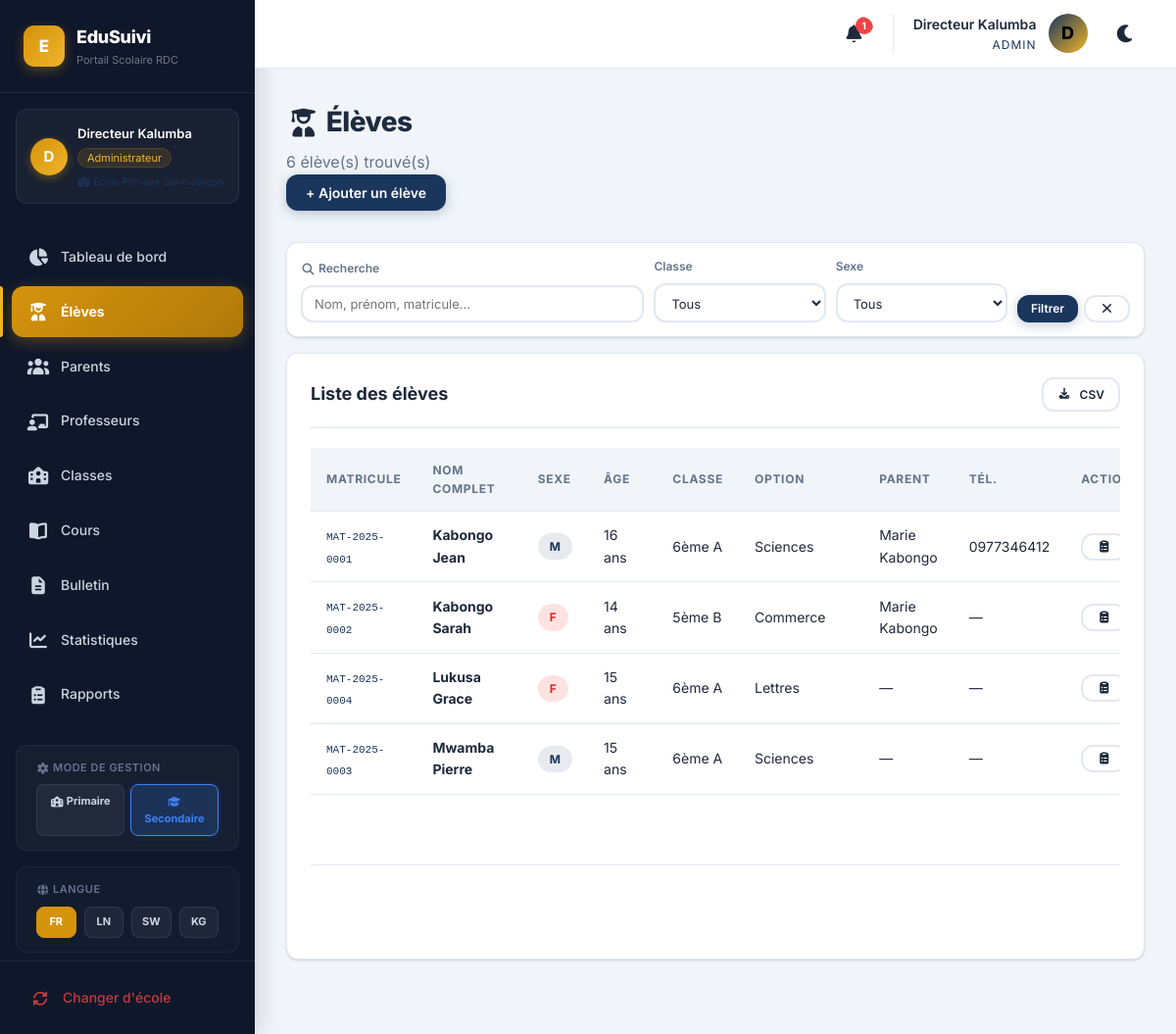
The app's page /admin/students.php (signed in) with its own data.
### tables this page shows
CREATE TABLE `students` (
  `id` int(11) NOT NULL AUTO_INCREMENT,
  `matricule` varchar(20) DEFAULT NULL,
  `first_name` varchar(50) NOT NULL,
  `last_name` varchar(50) NOT NULL,
  `date_of_birth` date DEFAULT NULL,
  `gender` enum('M','F') DEFAULT 'M',
  `option_filiere` varchar(100) DEFAULT NULL,
  `phone` varchar(20) DEFAULT NULL,
  `address` text DEFAULT NULL,
  `photo` varchar(255) DEFAULT NULL,
  `school_year` varchar(20) DEFAULT '2024-2025',
  `class_id` int(11) DEFAULT NULL,
  `parent_id` int(11) DEFAULT NULL,
  `created_at` timestamp NOT NULL DEFAULT current_timestamp(),
  `updated_at` timestamp NOT NULL DEFAULT current_timestamp() ON UPDATE current_timestamp(),
  PRIMARY KEY (`id`),
  KEY `class_id` (`class_id`),
  KEY `parent_id` (`parent_id`),
  CONSTRAINT `students_ibfk_1` FOREIGN KEY (`class_id`) REFERENCES `classes` (`id`) ON DELETE SET NULL,
  CONSTRAINT `students_ibfk_2` FOREIGN KEY (`parent_id`) REFERENCES `users` (`id`) ON DELETE SET NULL
);

CREATE TABLE `classes` (
  `id` int(11) NOT NULL AUTO_INCREMENT,
  `name` varchar(50) NOT NULL,
  `level` varchar(50) NOT NULL,
  `school_level` enum('primaire','secondaire') DEFAULT 'secondaire',
  `teacher_id` int(11) DEFAULT NULL,
  `max_students` int(11) DEFAULT 40,
  `room` varchar(50) DEFAULT NULL,
  `school_year` varchar(20) DEFAULT '2024-2025',
  PRIMARY KEY (`id`),
  KEY `teacher_id` (`teacher_id`),
  CONSTRAINT `classes_ibfk_1` FOREIGN KEY (`teacher_id`) REFERENCES `users` (`id`) ON DELETE SET NULL
);

CREATE TABLE `users` (
  `id` int(11) NOT NULL AUTO_INCREMENT,
  `name` varchar(100) NOT NULL,
  `email` varchar(100) NOT NULL,
  `password` varchar(255) NOT NULL,
  `role` enum('school','admin','teacher','parent') NOT NULL,
  `school_id` int(11) DEFAULT NULL,
  `reset_token` varchar(64) DEFAULT NULL,
  `reset_token_expiry` datetime DEFAULT NULL,
  `created_at` timestamp NOT NULL DEFAULT current_timestamp(),
  PRIMARY KEY (`id`),
  UNIQUE KEY `email` (`email`),
  KEY `fk_users_school` (`school_id`),
  KEY `idx_reset_token` (`reset_token`),
  CONSTRAINT `fk_users_school` FOREIGN KEY (`school_id`) REFERENCES `schools` (`id`) ON DELETE SET NULL
);

### includes/config.php (called while the page is built, shortened)
<?php
function loadLang($code = null) {
    $allowed = ['fr', 'ln', 'sw', 'kg'];
    if (!$code) {
        $code = $_SESSION['lang'] ?? 'fr';
    }
    $file = __DIR__ . '/../lang/' . $code . '.php';
    if (file_exists($file)) {
        return require $file;
    }
    return require __DIR__ . '/../lang/fr.php';
}
$LANG = loadLang();
function t($key) {
    global $LANG;
    return $LANG[$key] ?? $key;
}
function escape($str) {
    return htmlspecialchars($str, ENT_QUOTES, 'UTF-8');
}

### admin/students.php (the view, shortened to what this page needs)
<?php
require_once __DIR__ . '/../includes/config.php';
$search = trim($_GET['search'] ?? '');
$sql = "SELECT s.*, c.name as class_name, u.name as parent_name,
        TIMESTAMPDIFF(YEAR,s.date_of_birth,CURDATE()) as age
        FROM students s
        LEFT JOIN classes c ON s.class_id=c.id
        LEFT JOIN users u ON s.parent_id=u.id WHERE (c.school_level = ? OR s.class_id IS NULL)";
$params = [getSchoolMode()];
$sql .= " ORDER BY s.last_name, s.first_name";
$stmt = $pdo->prepare($sql); $stmt->execute($params);
$students = $stmt->fetchAll();
require_once __DIR__ . '/../includes/header.php';
?>
<div class="page-header">
    <div>
        <h2>👨‍🎓 <?= t('students') ?></h2>
        <p><?= count($students) ?> élève(s) trouvé(s)</p>
    </div>
    <button class="btn btn-primary" onclick="openModal('addModal')">+ <?= t('add_student') ?></button>
</div>
<div class="card" style="padding:14px;margin-bottom:16px;">
    <form method="GET" style="display:flex;gap:10px;flex-wrap:wrap;align-items:flex-end;">
        <div class="form-group" style="flex:2;min-width:180px;margin:0;">
            <label style="font-size:12px;font-weight:600;color:var(--text-muted);">🔍 Recherche</label>
            <input type="text" name="search" class="form-control" placeholder="Nom, prénom, matricule..." value="<?= escape($search) ?>" style="padding:9px 12px;font-size:13px;">
        </div>
        <div class="form-group" style="flex:1;min-width:130px;margin:0;">
            <label style="font-size:12px;font-weight:600;color:var(--text-muted);"><?= t('class') ?></label>
            <select name="class_id" class="form-control" style="padding:9px 12px;font-size:13px;">
                <option value=""><?= t('all') ?></option>
            </select>
        </div>
        <div class="form-group" style="flex:1;min-width:110px;margin:0;">
            <label style="font-size:12px;font-weight:600;color:var(--text-muted);"><?= t('gender') ?></label>
            <select name="gender" class="form-control" style="padding:9px 12px;font-size:13px;">
                <option value=""><?= t('all') ?></option>
            </select>
        </div>
        <div style="display:flex;gap:6px;">
            <button type="submit" class="btn btn-primary btn-sm"><?= t('filter') ?></button>
            <a href="students.php" class="btn btn-outline btn-sm">✕</a>
        </div>
    </form>
</div>
<div class="card">
    <div class="card-header">
        <h3>Liste des élèves</h3>
        <a href="?<?= http_build_query(array_merge($_GET,['export'=>'csv'])) ?>" class="btn btn-outline btn-sm">📥 CSV</a>
    </div>
    <div style="overflow-x:auto;">
    <table>
        <thead><tr>
            <th>Matricule</th><th>Nom Complet</th><th>Sexe</th><th>Âge</th>
            <th>Classe</th><th>Option</th><th>Parent</th><th>Tél.</th><th>Actions</th>
        </tr></thead>
        <tbody>
        <?php foreach ($students as $s): ?>
            <tr>
                <td><code style="font-size:11px;color:var(--primary)"><?= escape($s['matricule']??'—') ?></code></td>
                <td><strong><?= escape($s['last_name'].' '.$s['first_name']) ?></strong></td>
                <td><span class="badge <?= $s['gender']==='M'?'badge-primary':'badge-danger' ?>"><?= $s['gender']==='M'?'M':'F' ?></span></td>
                <td><?= $s['age'] ?? '—' ?> ans</td>
                <td><?= escape($s['class_name']??'—') ?></td>
                <td><?= escape($s['option_filiere']??'—') ?></td>
                <td><?= escape($s['parent_name']??'—') ?></td>
                <td><?= escape($s['phone']??'—') ?></td>
                <td style="white-space:nowrap;">
                    <button class="btn btn-sm btn-outline" onclick="showHistory(<?= $s['id'] ?>)" title="Historique">📋</button>
                </td>
            </tr>
        <?php endforeach; ?>
        </tbody>
    </table>
    </div>
</div>
<?php require_once __DIR__ . '/../includes/footer.php'; ?>

### css/style.css (style rules this page uses)
:root { --primary: #1a365d; --primary-light: #2a4a7f; --primary-dark: #0f2341; --gold: #d4930d; --gold-light: #f0b429; --gold-dark: #b07a0a; --success: #1b7a43; --success-light: #ebf7ee; --danger: #dc2626; --danger-light: #fee2e2; --warning: #f59e0b; --warning-light: #fef3c7; --bg: #f1f5f9; --card: #ffffff; --text: #1e293b; --text-muted: #64748b; --border: #e2e8f0; --sidebar-bg: #0f172a; --sidebar-text: #cbd5e1; --sidebar-active: var(--gold); --radius: 12px; --shadow: 0 1px 3px rgba(0,0,0,0.1), 0 1px 2px rgba(0,0,0,0.06); --shadow-md: 0 4px 6px -1px rgba(0,0,0,0.1), 0 2px 4px -1px rgba(0,0,0,0.06); --shadow-lg: 0 10px 15px -3px rgba(0,0,0,0.1); --transition: all 0.25s cubic-bezier(0.4, 0, 0.2, 1); }
* { margin: 0; padding: 0; box-sizing: border-box; }
html, body { height: 100%; scroll-behavior: smooth; }
body { font-family: 'Inter', 'Segoe UI', system-ui, -apple-system, sans-serif; background: var(--bg); color: var(--text); line-height: 1.6; -webkit-font-smoothing: antialiased; overflow-x: hidden; }
a { color: var(--primary); text-decoration: none; transition: var(--transition); }
.fade-in-up { opacity: 0; transform: translateY(20px); transition: opacity 0.45s ease, transform 0.45s ease; }
.fade-in-up.visible { opacity: 1; transform: translateY(0); }
.fade-in-left { opacity: 0; transform: translateX(-16px); transition: opacity 0.35s ease, transform 0.35s ease; }
.fade-in-left.visible { opacity: 1; transform: translateX(0); }
.form-group { margin-bottom: 18px; }
.form-group label { display: block; font-size: 14px; font-weight: 600; margin-bottom: 7px; }
.form-group input { width: 100%; padding: 13px 14px 13px 44px; border: 2px solid var(--border); border-radius: var(--radius); font-size: 14px; transition: border-color 0.25s, box-shadow 0.25s; background: var(--card); color: var(--text); font-family: inherit; }
.page-header { margin-bottom: 32px; }
.page-header h2 { font-size: 28px; font-weight: 800; letter-spacing: -0.5px; background: linear-gradient(135deg, var(--text), var(--primary)); -webkit-background-clip: text; -webkit-text-fill-color: transparent; background-clip: text; }
.page-header p { color: var(--text-muted); margin-top: 6px; }
.card { background: var(--card); border-radius: var(--radius); padding: 24px; box-shadow: var(--shadow); border: 1px solid var(--border); margin-bottom: 24px; transition: var(--transition); }
.card-header { display: flex; justify-content: space-between; align-items: center; margin-bottom: 20px; padding-bottom: 16px; border-bottom: 1px solid var(--border); }
.card-header h3 { font-size: 18px; font-weight: 700; }
table { width: 100%; border-collapse: collapse; }
th, td { padding: 13px 16px; text-align: left; border-bottom: 1px solid var(--border); }
th { font-size: 12px; text-transform: uppercase; letter-spacing: 0.7px; color: var(--text-muted); font-weight: 700; background: var(--bg); }
td { font-size: 14px; }
tr { transition: background 0.15s; }
.badge { display: inline-block; padding: 4px 12px; border-radius: 20px; font-size: 12px; font-weight: 700; letter-spacing: 0.2px; }
.badge-danger { background: var(--danger-light); color: var(--danger); }
.badge-primary { background: rgba(26,54,93,0.1); color: var(--primary); }
.btn { padding: 10px 20px; border: none; border-radius: var(--radius); font-size: 14px; font-weight: 600; cursor: pointer; transition: var(--transition); display: inline-flex; align-items: center; gap: 8px; position: relative; overflow: hidden; font-family: inherit; }
.btn-primary { background: var(--primary); color: white; box-shadow: 0 3px 12px rgba(26,54,93,0.25); }
.btn-sm { padding: 6px 14px; font-size: 12px; }
.btn-outline { background: transparent; border: 2px solid var(--border); color: var(--text); }
.form-control { width: 100%; padding: 11px 14px; border: 2px solid var(--border); border-radius: var(--radius); font-size: 14px; background: var(--card); color: var(--text); transition: border-color 0.2s, box-shadow 0.2s; font-family: inherit; }
select.form-control { cursor: pointer; }
:root { --wa-green: #25D366; --wa-green-dark: #128C7E; --wa-green-light: #dcf8c6; --wa-sidebar-bg: #111b21; --wa-sidebar-hover: #202c33; --wa-chat-bg: #efeae2; --wa-header-bg: #202c33; --wa-input-bg: #2a3942; --wa-bubble-out: #d9fdd3; --wa-bubble-in: #ffffff; --wa-text-muted-wa: #8696a0; --wa-tick-color: #53bdeb; }

### records on screen
students: matricule "MAT-2025-0001", last_name+first_name "Kabongo Jean", gender "M", age "16", class.name "6ème A", option_filiere "Sciences", parent.name "Marie Kabongo", phone "0977346412"
students: matricule "MAT-2025-0002", last_name+first_name "Kabongo Sarah", gender "F", age "14", class.name "5ème B", option_filiere "Commerce", parent.name "Marie Kabongo", phone "—"
students: matricule "MAT-2025-0004", last_name+first_name "Lukusa Grace", gender "F", age "15", class.name "6ème A", option_filiere "Lettres", parent_name "—", phone "—"
students: matricule "MAT-2025-0003", last_name+first_name "Mwamba Pierre", gender "M", age "15", class.name "6ème A", option_filiere "Sciences", parent_name "—", phone "—"

### other values on screen
t('app_name') "EduSuivi"
t('app_subtitle') "Portail Scolaire RDC"
substr($currentUser['name'], 0, 1) "D"
$currentUser['name'] "Directeur Kalumba"
$roleLabels[$currentUser['role']] "Administrateur"
t($navLabel) "Tableau de bord"
t($navLabel) "Élèves"
t($navLabel) "Parents"
t($navLabel) "Classes"
t($navLabel) "Cours"
t($navLabel) "Bulletin"
t($navLabel) "Statistiques"
t($navLabel) "Rapports"
t('language') "LANGUE"
$notifCount "1"
